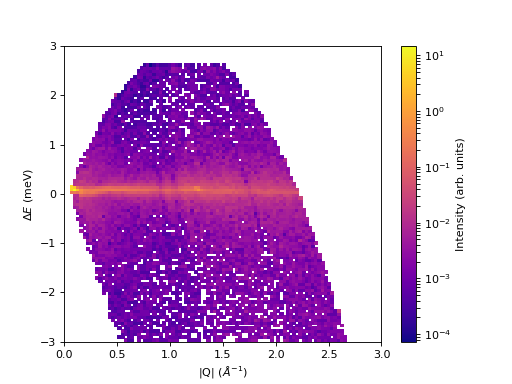

Reproduce this figure in Python.
''' ----------- Pseudocolormesh > pcolormesh() ----------- '''

from mantid.simpleapi import *
import matplotlib.pyplot as plt
from matplotlib.colors import LogNorm

data = Load('CNCS_7860')
data = ConvertUnits(InputWorkspace=data,Target='DeltaE', EMode='Direct', EFixed=3)
data = Rebin(InputWorkspace=data, Params='-3,0.025,3', PreserveEvents=False)
md = ConvertToMD(InputWorkspace=data,QDimensions='|Q|',dEAnalysisMode='Direct')
sqw = BinMD(InputWorkspace=md,AlignedDim0='|Q|,0,3,100',AlignedDim1='DeltaE,-3,3,100')

fig, ax = plt.subplots(subplot_kw={'projection':'mantid'})
c = ax.pcolormesh(sqw, cmap='plasma', norm=LogNorm())
cbar=fig.colorbar(c)
cbar.set_label('Intensity (arb. units)') #add text to colorbar
#plt.show()
